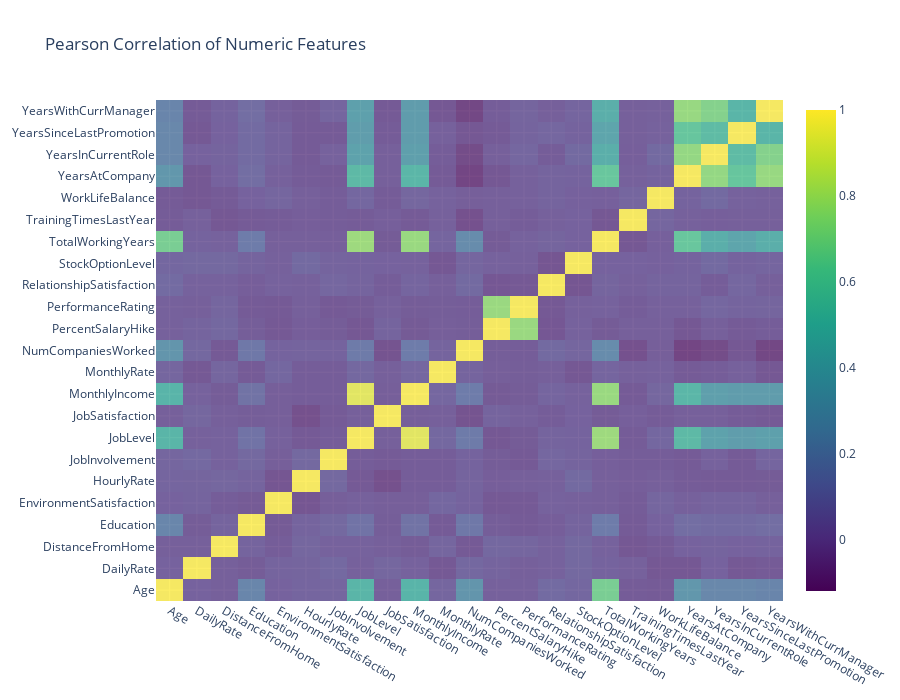

The code cell stored with this chart in its notebook:
### Code cell
data = [go.Heatmap(
    z = attrition[numeric].astype(float).corr().values,
    x = attrition[numeric].columns.values,
    y = attrition[numeric].columns.values,
    colorscale = "Viridis",
    reversescale = False,
    opacity = 0.7
)]

layout = go.Layout(
    title = "Pearson Correlation of Numeric Features",
    xaxis = dict(ticks='',nticks=36),
    yaxis = dict(ticks=''),
    width = 900, height = 700,
)

fig = go.Figure(data = data, layout=layout)
py.iplot(fig, filename = "labelled-heatmap")

### Figure 1 — Plotly figure (JSON) as saved in the notebook; plotly's stock layout.template omitted (floating-point values rounded to 4 significant figures; data arrays with more than 128 entries replaced by an {"elided": "..."} marker saying what was removed)
{"data": [{"colorscale": [[0, "#440154"], [0.1111, "#482878"], [0.2222, "#3e4989"], [0.3333, "#31688e"], [0.4444, "#26828e"], [0.5556, "#1f9e89"], [0.6667, "#35b779"], [0.7778, "#6ece58"], [0.8889, "#b5de2b"], [1, "#fde725"]], "opacity": 0.7, "reversescale": false, "type": "heatmap", "x": ["Age", "DailyRate", "DistanceFromHome", "Education", "EnvironmentSatisfaction", "HourlyRate", "JobInvolvement", "JobLevel", "JobSatisfaction", "MonthlyIncome", "MonthlyRate", "NumCompaniesWorked", "PercentSalaryHike", "PerformanceRating", "RelationshipSatisfaction", "StockOptionLevel", "TotalWorkingYears", "TrainingTimesLastYear", "WorkLifeBalance", "YearsAtCompany", "YearsInCurrentRole", "YearsSinceLastPromotion", "YearsWithCurrManager"], "y": ["Age", "DailyRate", "DistanceFromHome", "Education", "EnvironmentSatisfaction", "HourlyRate", "JobInvolvement", "JobLevel", "JobSatisfaction", "MonthlyIncome", "MonthlyRate", "NumCompaniesWorked", "PercentSalaryHike", "PerformanceRating", "RelationshipSatisfaction", "StockOptionLevel", "TotalWorkingYears", "TrainingTimesLastYear", "WorkLifeBalance", "YearsAtCompany", "YearsInCurrentRole", "YearsSinceLastPromotion", "YearsWithCurrManager"], "z": {"elided": "23x23 float values"}}], "layout": {"height": 700, "title": {"text": "Pearson Correlation of Numeric Features"}, "width": 900, "xaxis": {"autorange": true, "nticks": 36, "range": [-0.5, 22.5], "ticks": "", "type": "category"}, "yaxis": {"autorange": true, "range": [-0.5, 22.5], "ticks": "", "type": "category"}}}
